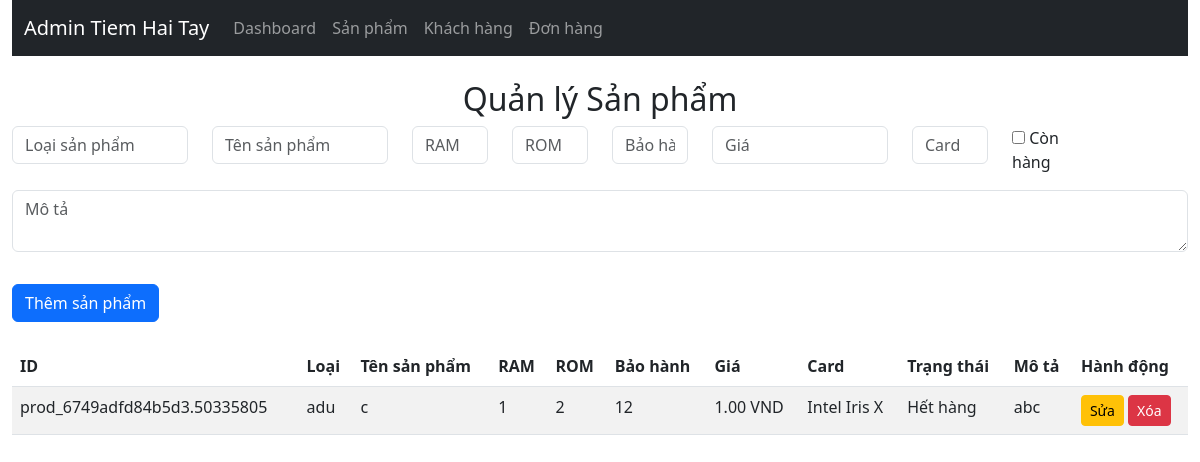
Before: /frontend/admin/products.php with the older database file.
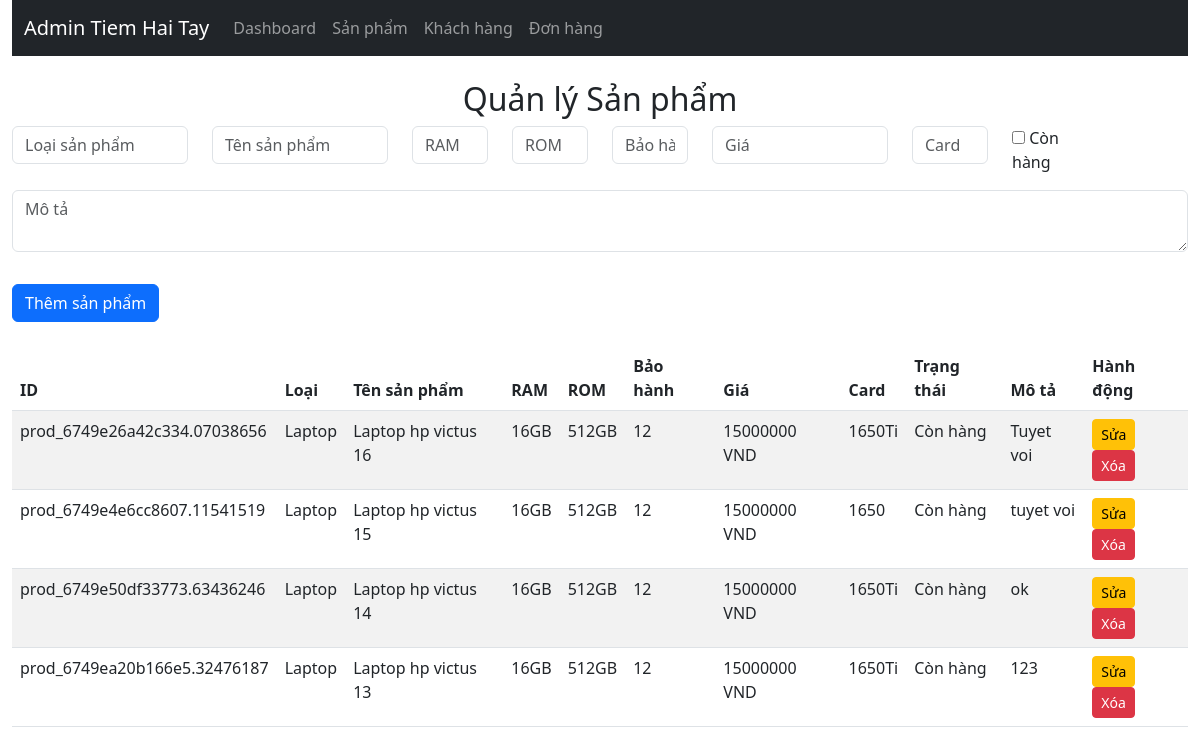
After: the same page with the newer database file.
### tables this page shows
CREATE TABLE IF NOT EXISTS `product` (
  `id` varchar(32) NOT NULL,
  `product_type` varchar(255) NOT NULL,
  `product_name` varchar(255) NOT NULL,
  `ram` varchar(50) DEFAULT NULL,
  `rom` varchar(50) DEFAULT NULL,
  `warranty` varchar(100) DEFAULT NULL,
  `price` decimal(10,0) DEFAULT NULL,
  `card` varchar(255) DEFAULT NULL,
  `status` tinyint(1) DEFAULT NULL,
  `description` text,
  PRIMARY KEY (`id`)
);

### backend/models/product.php (called while the page is built, shortened)
<?php
function getAllProducts() {
    $conn = getDatabaseConnection();
    $result = $conn->query("SELECT * FROM product");
    return $result->fetch_all(MYSQLI_ASSOC);
}
?>

### frontend/admin/products.php (the view, shortened to what this page needs)
<?php
include './components/header.php';
require_once '../../backend/models/product.php';
$products = getAllProducts();
?>
<div class="container-fluid">
    <?php include './components/navbar.php'; ?>
    <?php include './components/header.php'; ?>
    <div class="row mt-4">
        <div class="col-md-12">
            <h2 class="text-center">Quản lý Sản phẩm</h2>
            <form action="../../backend/routes/api.php?action=add" method="POST" class="mb-4">
                <div class="row">
                    <div class="col-12 col-md-2 mb-3">
                        <input type="text" name="product_type" class="form-control" placeholder="Loại sản phẩm"
                            required>
                    </div>
                    <div class="col-12 col-md-2 mb-3">
                        <input type="text" name="product_name" class="form-control" placeholder="Tên sản phẩm" required>
                    </div>
                    <div class="col-12 col-md-1 mb-3">
                        <input type="text" name="ram" class="form-control" placeholder="RAM">
                    </div>
                    <div class="col-12 col-md-1 mb-3">
                        <input type="text" name="rom" class="form-control" placeholder="ROM">
                    </div>
                    <div class="col-12 col-md-1 mb-3">
                        <input type="text" name="warranty" class="form-control" placeholder="Bảo hành">
                    </div>
                    <div class="col-12 col-md-2 mb-3">
                        <input type="number" step="0.01" name="price" class="form-control" placeholder="Giá">
                    </div>
                    <div class="col-12 col-md-1 mb-3">
                        <input type="text" name="card" class="form-control" placeholder="Card">
                    </div>
                    <div class="col-12 col-md-1 mb-3">
                        <input type="checkbox" name="status" value="1"> Còn hàng
                    </div>
                    <div class="col-12 mb-3">
                        <textarea name="description" class="form-control" placeholder="Mô tả"></textarea>
                    </div>
                </div>
                <button type="submit" class="btn btn-primary mt-3">Thêm sản phẩm</button>
            </form>
            <table class="table table-striped">
                <thead>
                    <tr>
                        <th>ID</th>
                        <th>Loại</th>
                        <th>Tên sản phẩm</th>
                        <th>RAM</th>
                        <th>ROM</th>
                        <th>Bảo hành</th>
                        <th>Giá</th>
                        <th>Card</th>
                        <th>Trạng thái</th>
                        <th>Mô tả</th>
                        <th>Hành động</th>
                    </tr>
                </thead>
                <tbody>
                    <?php foreach ($products as $product): ?>
                        <tr>
                            <td><?= $product['id'] ?></td>
                            <td><?= $product['product_type'] ?></td>
                            <td><?= $product['product_name'] ?></td>
                            <td><?= $product['ram'] ?></td>
                            <td><?= $product['rom'] ?></td>
                            <td><?= $product['warranty'] ?></td>
                            <td><?= $product['price'] ?> VND</td>
                            <td><?= $product['card'] ?></td>
                            <td><?= $product['status'] ? 'Còn hàng' : 'Hết hàng' ?></td>
                            <td><?= $product['description'] ?></td>
                            <td>
                                <button class="btn btn-warning btn-sm edit-btn" data-id="<?= $product['id'] ?>"
                                    data-type="<?= $product['product_type'] ?>" data-name="<?= $product['product_name'] ?>"
                                    data-ram="<?= $product['ram'] ?>" data-rom="<?= $product['rom'] ?>"
                                    data-warranty="<?= $product['warranty'] ?>" data-price="<?= $product['price'] ?>"
                                    data-card="<?= $product['card'] ?>" data-status="<?= $product['status'] ?>"
                                    data-description="<?= $product['description'] ?>">Sửa</button>
                                <a href="../../backend/routes/api.php?action=delete&id=<?= $product['id'] ?>"
                                    class="btn btn-danger btn-sm"
                                    onclick="return confirm('Bạn có chắc chắn muốn xóa sản phẩm này?')">Xóa</a>
                            </td>
                        </tr>
                    <?php endforeach; ?>
                </tbody>
            </table>
        </div>
    </div>
</div>
<?php include './components/footer.php'; ?>

### frontend/admin/components/header.php (shortened to what this page needs)
<!DOCTYPE html>
<html lang="en">
<head>
    <link rel="stylesheet" href="https://cdn.jsdelivr.net/npm/bootstrap@5.3.0-alpha1/dist/css/bootstrap.min.css">
    <link rel="stylesheet" href="../../assets/css/style.css">
    <link href="https://cdn.jsdelivr.net/npm/select2@4.0.13/dist/css/select2.min.css" rel="stylesheet" />
</head>
<body></body>

### frontend/admin/components/navbar.php (shortened to what this page needs)
<link rel="stylesheet" href="../../assets/css/style.css">
<nav class="navbar navbar-expand-lg navbar-dark bg-dark">
    <div class="container-fluid">
        <a class="navbar-brand" href="">Admin Tiem Hai Tay</a>
        <div class="collapse navbar-collapse" id="navbarNav">
            <ul class="navbar-nav">
                <li class="nav-item"><a class="nav-link" href="./">Dashboard</a></li>
                <li class="nav-item"><a class="nav-link" href="products.php">Sản phẩm</a></li>
                <li class="nav-item"><a class="nav-link" href="users.php">Khách hàng</a></li>
                <li class="nav-item"><a class="nav-link" href="order.php">Đơn hàng</a></li>
            </ul>
        </div>
    </div>
</nav>

### frontend/admin/components/footer.php (shortened to what this page needs)
<link rel="stylesheet" href="../../assets/css/style.css">
</body>
</html>

Changed rows visible on the page:
removed product: id "prod_6749adfd84b5d3.50335805", product_type "adu", product_name "c", ram "1", rom "2", warranty "12", price "1.00", card "Intel Iris X", shows "Hết hàng", description "abc"
added product: id "prod_6749e26a42c334.07038656", product_type "Laptop", product_name "Laptop hp victus 16", ram "16GB", rom "512GB", warranty "12", price "15000000", card "1650Ti", status "Còn hàng", description "Tuyet voi"
added product: id "prod_6749e4e6cc8607.11541519", product_type "Laptop", product_name "Laptop hp victus 15", ram "16GB", rom "512GB", warranty "12", price "15000000", card "1650", status "Còn hàng", description "tuyet voi"
added product: id "prod_6749e50df33773.63436246", product_type "Laptop", product_name "Laptop hp victus 14", ram "16GB", rom "512GB", warranty "12", price "15000000", card "1650Ti", status "Còn hàng", description "ok"
added product: id "prod_6749ea20b166e5.32476187", product_type "Laptop", product_name "Laptop hp victus 13", ram "16GB", rom "512GB", warranty "12", price "15000000", card "1650Ti", status "Còn hàng", description "123"
